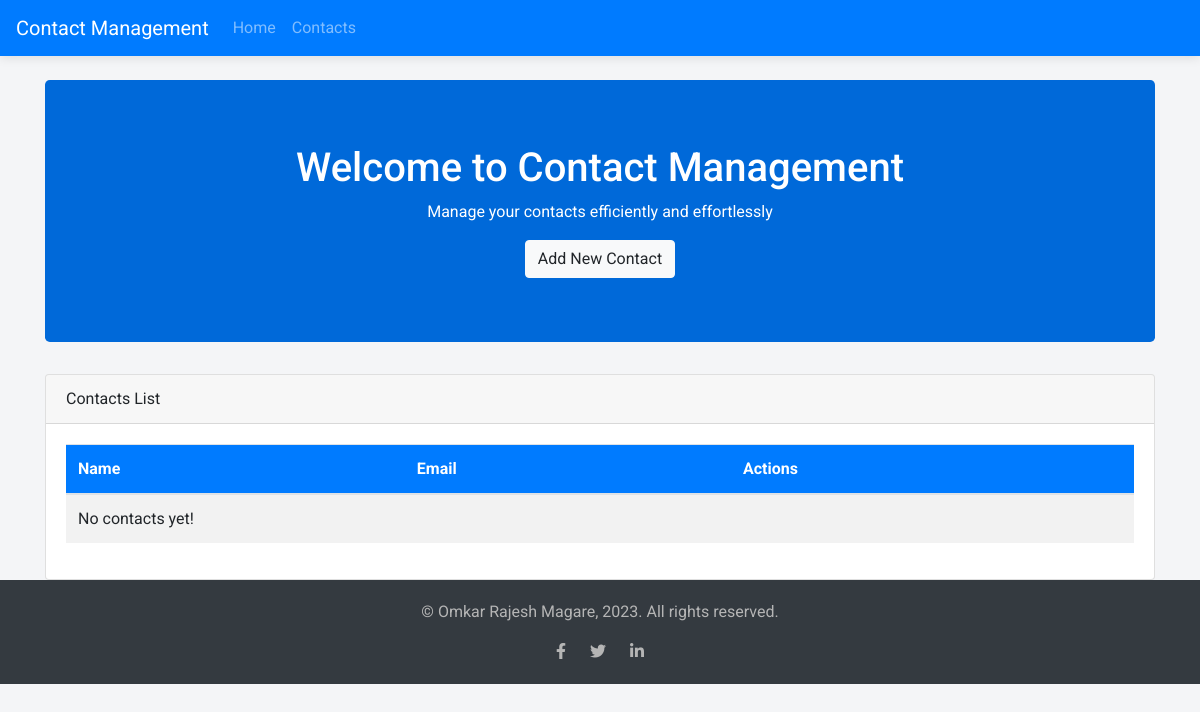
/list/, run on an earlier commit of the app's database.
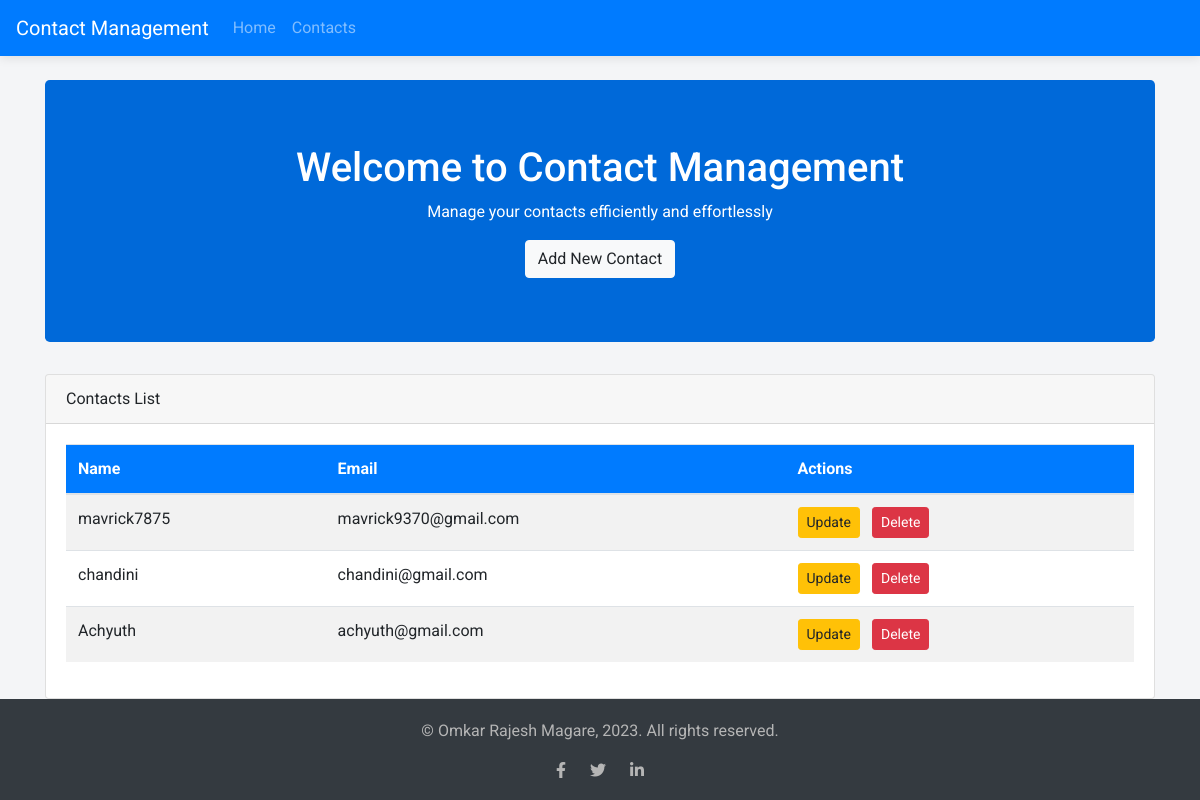
And on a later commit of the database.
### contacts/models.py (models this page shows, shortened)
class Contact(models.Model):
    name = models.CharField(max_length=255, unique=True)
    email = models.EmailField(unique=True)

### contacts/views.py (the view)
# urls.py: path('list/', views.list_contacts, name='list_contacts'),
def list_contacts(request):
    contacts = Contact.objects.all()
    return render(request, 'contacts/list_contacts.html', {'contacts': contacts})

### contacts/templates/contacts/list_contacts.html (shortened to what this page needs)
{% extends "base.html" %}
{% block content %}
<div class="card mt-4">
    <div class="card-header">
        Contacts List
    </div>
    <div class="card-body">
        <table class="table table-striped table-hover">
            <thead class="table-header">
                <tr>
                    <th>Name</th>
                    <th>Email</th>
                    <th>Actions</th>
                </tr>
            </thead>
            <tbody>
            {% for contact in contacts %}
                <tr>
                    <td>{{ contact.name }}</td>
                    <td>{{ contact.email }}</td>
                    <td>
                        <a href="{% url 'update_contact' contact.id %}" class="btn btn-warning btn-sm mr-2">Update</a>
                        <a href="{% url 'delete_contact' contact.id %}" class="btn btn-danger btn-sm">Delete</a>
                    </td>
                </tr>
            {% empty %}
                <tr>
                    <td colspan="3">No contacts yet!</td>
                </tr>
            {% endfor %}
            </tbody>
        </table>
    </div>
</div>
{% endblock %}

### contacts/templates/base.html (shortened to what this page needs)
<!DOCTYPE html>
<html lang="en">
<head>
    <link href="https://maxcdn.bootstrapcdn.com/bootstrap/4.5.2/css/bootstrap.min.css" rel="stylesheet">
    <link rel="stylesheet" href="https://cdnjs.cloudflare.com/ajax/libs/font-awesome/5.15.3/css/all.min.css">
</head>
<body>
    <header>
        <nav class="navbar navbar-expand-lg navbar-dark bg-primary sticky-top">
            <a class="navbar-brand" href="/">Contact Management</a>
            <div class="collapse navbar-collapse">
                <ul class="navbar-nav mr-auto">
                    <li class="nav-item">
                        <a class="nav-link" href="{% url 'landing_page' %}">Home</a>
                    </li>
                    <li class="nav-item">
                        <a class="nav-link" href="{% url 'list_contacts' %}">Contacts</a>
                    </li>
                </ul>
            </div>
        </nav>
    </header>
    <main class="container mt-4">
        <div class="jumbotron text-center">
            <h1>Welcome to Contact Management</h1>
            <p>Manage your contacts efficiently and effortlessly</p>
            <a href="{% url 'create_contact' %}" class="btn btn-light">Add New Contact</a>
        </div>
        {% block content %}{% endblock %}
    </main>
    <footer class="text-center">
        <div class="container">
            <p>&copy; Omkar Rajesh Magare, 2023. All rights reserved.</p>
            <a href="https://www.facebook.com/omkar.magare" class="footer-icon" target="_blank"><i class="fab fa-facebook-f"></i></a>
            <a href="https://twitter.com/OmkarMagare_" class="footer-icon" target="_blank"><i class="fab fa-twitter"></i></a>
            <a href="https://www.linkedin.com/in/Omkar-Rajesh-Magare/" class="footer-icon" target="_blank"><i class="fab fa-linkedin-in"></i></a>
        </div>
    </footer>
</body>
</html>

### contacts/templates/base.html (style rules this page uses)
body { font-family: 'Roboto', sans-serif; background-color: #f4f5f7; }
.navbar { box-shadow: 0 2px 10px rgba(0, 0, 0, 0.1); }
.jumbotron { background: #0069d9; color: white; }
footer { padding: 20px 0; background-color: #343a40; color: #b5b5b5; }
.footer-icon { margin: 0 10px; color: #b5b5b5; transition: color 0.3s ease; }

### contacts/templates/contacts/list_contacts.html (style rules this page uses)
.table-header { background-color: #007bff; color: white; }

What changed in the data, as far as the page shows it:
added Contact: name "mavrick7875", email "mavrick9370@gmail.com"
added Contact: name "chandini", email "chandini@gmail.com"
added Contact: name "Achyuth", email "achyuth@gmail.com"
Also different on the page:
text no longer shown: "No contacts yet!"
